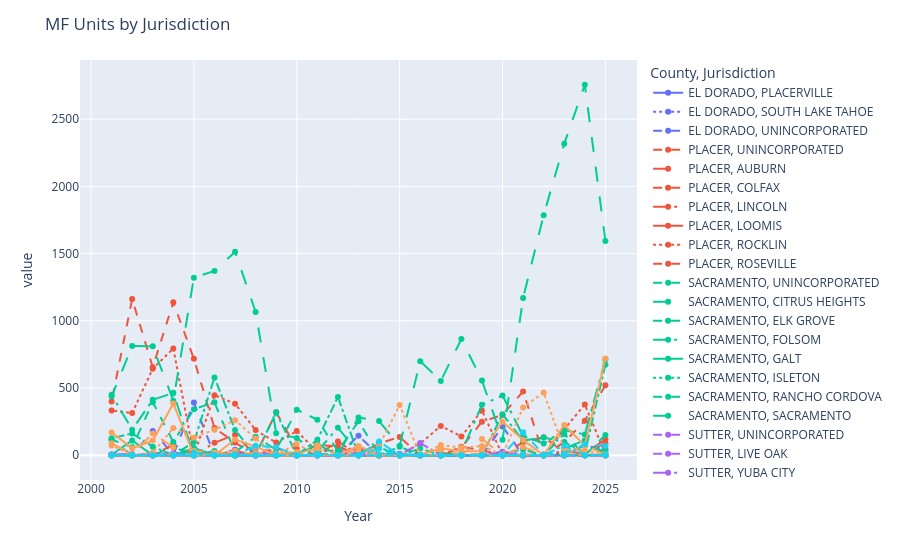
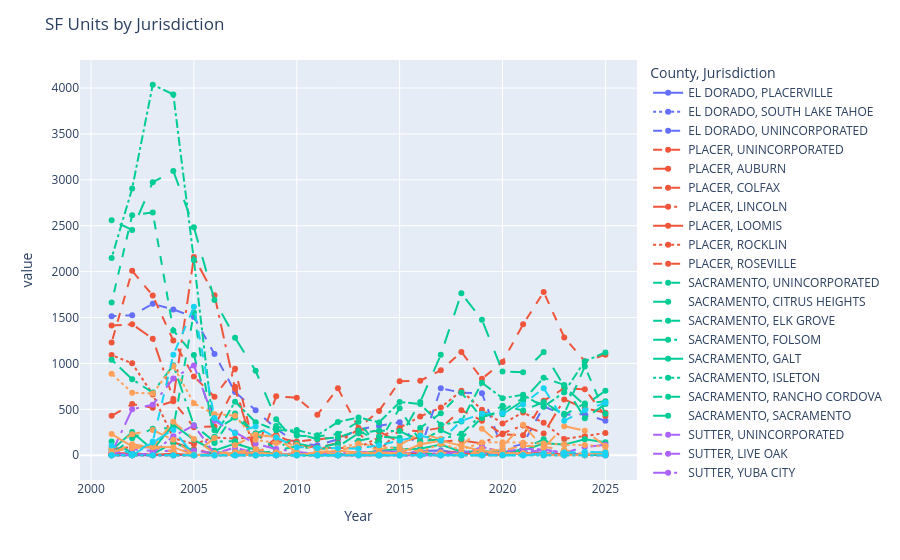
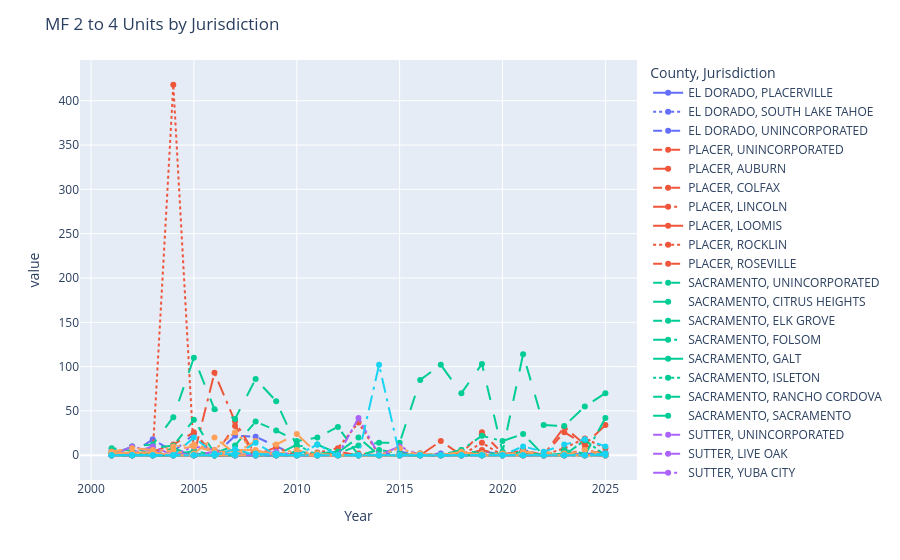
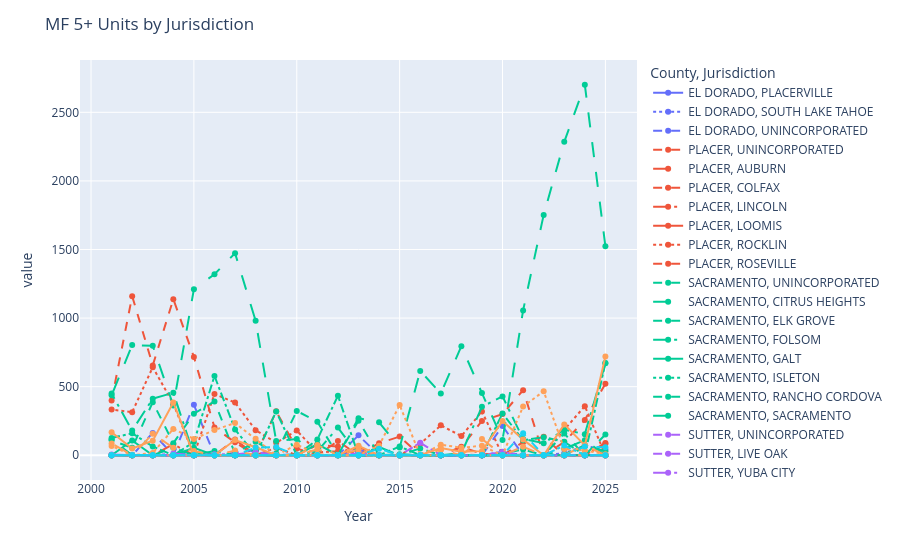

These figures' notebook cell, in order:
### Code cell
## Production_6


gb_jurisdiction = df_housing.groupby(['MPO', 'County', 'Jurisdiction', 'Year'], sort=False, as_index=False)
gb_county       = df_housing.groupby(['MPO', 'County'                , 'Year'], sort=False, as_index=False)
gb_mpo          = df_housing.groupby(['MPO'                          , 'Year'], sort=False, as_index=False)

metrics = ['SF_total', 'MF_total', 'ADU_total', 'SF_RR', 'SF_SFLL', 'SF_SFSL', 'MF_2to4', 'MF_5plus', 'ADU_RR', 'ADU_SFLL', 'ADU_SFSL']

#Jurisdiction level
print('Organizing indicator Production_6 by Jurisdictions')
df_prod6_a = gb_jurisdiction[metrics].sum() 
display(df_prod6_a.head(5))

#County level 
print('Organizing indicator Production_6 by Counties')
df_prod6_b = gb_county[metrics].sum()
display(df_prod6_b.head(5))

#MPO level
print('Organizing indicator Production_6 by MPO')
df_prod6_c = gb_mpo[metrics].sum()
display(df_prod6_c.head(5))


df_plota = df_prod6_a.copy()
df_plotb = df_prod6_a.copy()
df_plot1 = df_prod6_a.copy()
df_plot2 = df_prod6_a.copy()
df_plot3 = df_prod6_a.copy()
df_plot4 = df_prod6_a.copy()
df_plot5 = df_prod6_a.copy()


df_plota = pd.melt(df_plota, id_vars = ['Year', 'County', 'Jurisdiction'])
df_plota = df_plota[df_plota['variable'] == 'MF_total']
fig = px.line(df_plota, x='Year', y='value', color='County', line_dash = 'Jurisdiction', markers=True)
fig.update_layout(title = 'MF Units by Jurisdiction')
fig.show()

df_plotb = pd.melt(df_plotb, id_vars = ['Year', 'County', 'Jurisdiction'])
df_plotb = df_plotb[df_plotb['variable'] == 'SF_total']
fig = px.line(df_plotb, x='Year', y='value', color='County', line_dash = 'Jurisdiction', markers=True)
fig.update_layout(title = 'SF Units by Jurisdiction')
fig.show()

df_plot1 = pd.melt(df_plot1, id_vars = ['Year', 'County', 'Jurisdiction'])
df_plot1 = df_plot1[df_plot1['variable'] == 'MF_2to4']
fig = px.line(df_plot1, x='Year', y='value', color='County', line_dash = 'Jurisdiction', markers=True)
fig.update_layout(title = 'MF 2 to 4 Units by Jurisdiction')
fig.show()

df_plot2 = pd.melt(df_plot2, id_vars = ['Year', 'County', 'Jurisdiction'])
df_plot2 = df_plot2[df_plot2['variable'] == 'MF_5plus']
fig = px.line(df_plot2, x='Year', y='value', color='County', line_dash = 'Jurisdiction', markers=True)
fig.update_layout(title = 'MF 5+ Units by Jurisdiction')
fig.show()

df_plot3 = pd.melt(df_plot3, id_vars = ['Year', 'County', 'Jurisdiction'])
df_plot3 = df_plot3[df_plot3['variable'] == 'SF_RR']
fig = px.line(df_plot3, x='Year', y='value', color='County', line_dash = 'Jurisdiction', markers=True)
fig.update_layout(title = 'SF Rural Residential Units by Jurisdiction')
fig.show()

df_plot4 = pd.melt(df_plot4, id_vars = ['Year', 'County', 'Jurisdiction'])
df_plot4 = df_plot4[df_plot4['variable'] == 'SF_SFLL']
fig = px.line(df_plot4, x='Year', y='value', color='County', line_dash = 'Jurisdiction', markers=True)
fig.update_layout(title = 'SF Large Lot Units by Jurisdiction')
fig.show()

df_plot5 = pd.melt(df_plot5, id_vars = ['Year', 'County', 'Jurisdiction'])
df_plot5 = df_plot5[df_plot5['variable'] == 'SF_SFSL']
fig = px.line(df_plot5, x='Year', y='value', color='County', line_dash = 'Jurisdiction', markers=True)
fig.update_layout(title = 'SF Small Lot Units by Jurisdiction')
fig.show()


df_plota = df_prod6_b.copy()
df_plot1 = df_prod6_b.copy()
df_plot3 = df_prod6_b.copy()


df_plota = pd.melt(df_plota, id_vars = ['Year', 'County'])
df_plota = df_plota[df_plota['variable'].isin(['MF_total', 'SF_total'])]
fig = px.line(df_plota, x='Year', y='value', color='County', line_dash = 'variable', markers=True)
fig.update_layout(title = 'MF vs SF Units by County')
fig.show()

df_plot1 = pd.melt(df_plot1, id_vars = ['Year', 'County'])
df_plot1 = df_plot1[df_plot1['variable'].isin(['MF_2to4', 'MF_5plus'])]
fig = px.line(df_plot1, x='Year', y='value', color='County', line_dash = 'variable', markers=True)
fig.update_layout(title = 'MF Units by County')
fig.show()

df_plot3 = pd.melt(df_plot3, id_vars = ['Year', 'County'])
df_plot3 = df_plot3[df_plot3['variable'].isin(['SF_RR', 'SF_SFLL', 'SF_SFSL'])]
fig = px.line(df_plot3, x='Year', y='value', color='County', line_dash = 'variable', markers=True)
fig.update_layout(title = 'SF Units by County')
fig.show()



df_plot = df_prod6_c.copy()
df_plot = pd.melt(df_plot, id_vars = ['MPO', 'Year'])
df_plot = df_plot.sort_values(['MPO', 'Year', 'variable'], ascending = [True, False, False])
print(df_plot.variable.unique())
display(df_plot.head())


df_plota = df_prod6_c.copy()
df_plot1 = df_prod6_c.copy()


df_plota = pd.melt(df_plota, id_vars = ['MPO', 'Year'])
df_plota = df_plota[df_plota['variable'].isin(['MF_total', 'SF_total'])]
fig = px.line(df_plota, x='Year', y='value', color='variable', markers=True)
fig.update_layout(title = 'MF vs SF Units (Total) SACOG')
fig.show()

df_plot1 = pd.melt(df_plot1, id_vars = ['MPO', 'Year'])
df_plot1 = df_plot1[df_plot1['variable'].isin(['MF_2to4', 'MF_5plus', 'SF_RR', 'SF_SFLL', 'SF_SFSL'])]
fig = px.line(df_plot1, x='Year', y='value', color='variable', markers=True)
fig.update_layout(title = 'MF vs SF Units (Detailed) SACOG')
fig.show()



df_plot1 = df_prod6_c.copy()

df_plot1 = pd.melt(df_plot1, id_vars = ['MPO', 'Year'])
df_plot1 = df_plot1[df_plot1['variable'].isin(['MF_total', 'SF_SFLL', 'SF_SFSL'])]

df_plot1['percentage'] = 100*df_plot1['value'] / df_plot1.groupby(['MPO', 'Year'])['value'].transform('sum')

df_plot1['variable_sort'] = pd.Categorical(df_plot1['variable'], ['MF_total', 'SF_SFSL', 'SF_SFLL'])
df_plot1 = df_plot1.sort_values(['MPO', 'Year', 'variable_sort'], ascending = [True, False, False])
df_plot1 = df_plot1.drop('variable_sort', axis = 1)

display(df_plot1.head())

fig = px.bar(df_plot1, x='Year', y='percentage', color='variable')
fig.update_layout(title = 'MF vs SF Units (Detailed) SACOG')
fig.show()



year_start = df_prod6_c['Year'].min()
year_end   = df_prod6_c['Year'].max()


if EXPORT:

    indicator = 'Production_6'
    source = 'SACOG Housing Permit Data'
    sample_type = 'SACOG Housing'
    params = {
        'sample': sample_type
        , 'indicator': indicator
        , 'start_year': year_start
        , 'end_year': year_end
        , 'estimate': None
        , 'moe_thresh': None
        , 'source': source
        , 'geo': 'Sacramento Six-County Region'
    }

    # Update overall about documentations workbook
    df_about = func.write_about(params)
    with pd.ExcelWriter(FILE_ABOUT, mode='a', engine='openpyxl', if_sheet_exists='replace') as writer:
        df_about.to_excel(writer, index=False, sheet_name=indicator, header=False)

    # Exporting
    print('Exporting...')
    print('')
    paths_out = [PATH_MAIN / 'Vibrant and Inclusive Places' / 'Development' / 'Housing Production' / indicator, PATH_SERVER]

    for path_out in paths_out:
        params['geo'] = 'Jurisdictions'
        export_housing(df_prod6_a, params, path_out)
            
        params['geo'] = 'Counties'
        export_housing(df_prod6_b, params, path_out)
        
        params['geo'] = 'MPO'
        export_housing(df_prod6_c, params, path_out)

    print('Success!!')
